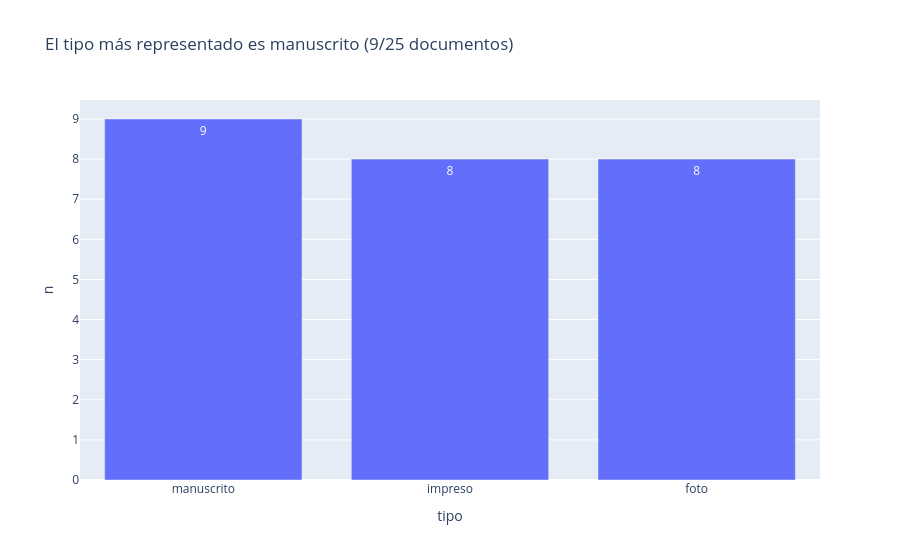
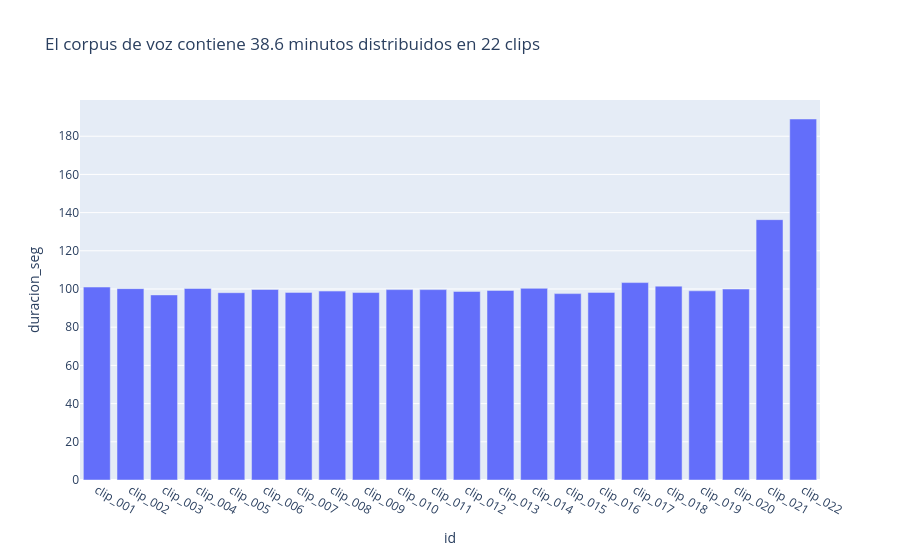
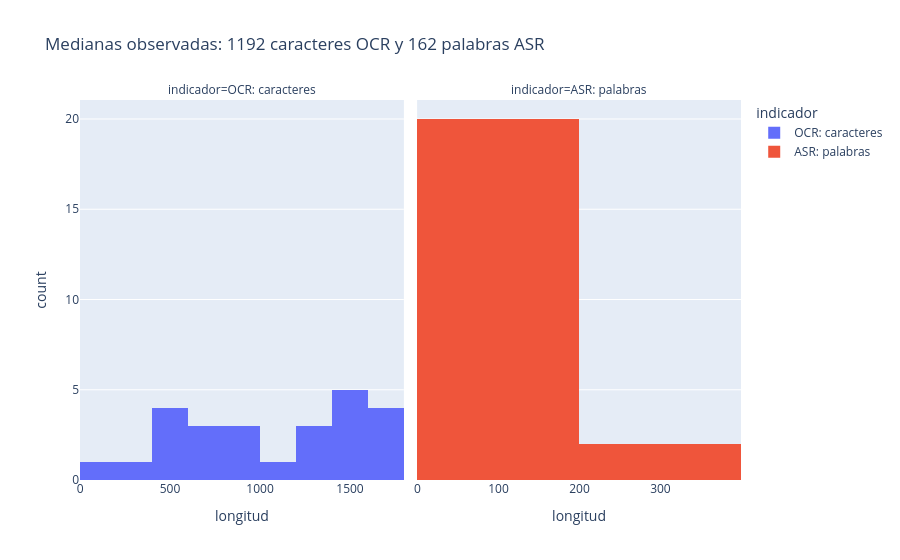

Source (notebook cell) for these figures, in order:
### Markdown cell above
## Tres gráficos y comprobación de extremos

Los gráficos usan Plotly Express. Los títulos expresan resultados observados y las unidades se mantienen separadas para OCR y ASR. Se adjunta también una imagen estática para la visualización directa en GitHub.

### Code cell
figuras = analisis_exploratorio()
for i, figura in enumerate(figuras, 1):
    figura.show()
    png = DATOS/'graficos'/f'eda_{i}.png'
    if png.exists(): display(Image(filename=str(png)))

### Figure 1 — Plotly figure (JSON) as saved in the notebook; plotly's stock layout.template omitted (floating-point values rounded to 4 significant figures)
{"data": [{"hovertemplate": "tipo=%{x}<br>n=%{text}<extra></extra>", "legendgroup": "", "marker": {"color": "#636efa", "pattern": {"shape": ""}}, "name": "", "orientation": "v", "showlegend": false, "text": [9.0, 8.0, 8.0], "textposition": "auto", "type": "bar", "x": ["manuscrito", "impreso", "foto"], "xaxis": "x", "y": [9, 8, 8], "yaxis": "y"}], "layout": {"barmode": "relative", "legend": {"tracegroupgap": 0}, "title": {"text": "El tipo más representado es manuscrito (9/25 documentos)"}, "xaxis": {"anchor": "y", "domain": [0.0, 1.0], "title": {"text": "tipo"}}, "yaxis": {"anchor": "x", "domain": [0.0, 1.0], "title": {"text": "n"}}}}

### Figure 2 — Plotly figure (JSON) as saved in the notebook; plotly's stock layout.template omitted (floating-point values rounded to 4 significant figures)
{"data": [{"hovertemplate": "id=%{x}<br>duracion_seg=%{y}<extra></extra>", "legendgroup": "", "marker": {"color": "#636efa", "pattern": {"shape": ""}}, "name": "", "orientation": "v", "showlegend": false, "textposition": "auto", "type": "bar", "x": ["clip_001", "clip_002", "clip_003", "clip_004", "clip_005", "clip_006", "clip_007", "clip_008", "clip_009", "clip_010", "clip_011", "clip_012", "clip_013", "clip_014", "clip_015", "clip_016", "clip_017", "clip_018", "clip_019", "clip_020", "clip_021", "clip_022"], "xaxis": "x", "y": [101.0, 100.2, 96.91, 100.3, 98.07, 99.76, 98.23, 98.91, 98.14, 99.68, 99.68, 98.74, 99.25, 100.4, 97.59, 98.23, 103.4, 101.5, 99.05, 99.97, 136.3, 189.0], "yaxis": "y"}], "layout": {"barmode": "relative", "legend": {"tracegroupgap": 0}, "title": {"text": "El corpus de voz contiene 38.6 minutos distribuidos en 22 clips"}, "xaxis": {"anchor": "y", "domain": [0.0, 1.0], "title": {"text": "id"}}, "yaxis": {"anchor": "x", "domain": [0.0, 1.0], "title": {"text": "duracion_seg"}}}}

### Figure 3 — Plotly figure (JSON) as saved in the notebook; plotly's stock layout.template omitted (floating-point values rounded to 4 significant figures)
{"data": [{"bingroup": "x", "hovertemplate": "indicador=OCR: caracteres<br>longitud=%{x}<br>count=%{y}<extra></extra>", "legendgroup": "OCR: caracteres", "marker": {"color": "#636efa", "pattern": {"shape": ""}}, "name": "OCR: caracteres", "nbinsx": 12, "orientation": "v", "showlegend": true, "type": "histogram", "x": [745, 1428, 1575, 1765, 1529, 1316, 1656, 1661, 842, 1623, 185, 1192, 513, 1551, 640, 429, 953, 1301, 1538, 1255, 436, 480, 320, 764, 890], "xaxis": "x", "yaxis": "y"}, {"bingroup": "x", "hovertemplate": "indicador=ASR: palabras<br>longitud=%{x}<br>count=%{y}<extra></extra>", "legendgroup": "ASR: palabras", "marker": {"color": "#EF553B", "pattern": {"shape": ""}}, "name": "ASR: palabras", "nbinsx": 12, "orientation": "v", "showlegend": true, "type": "histogram", "x": [171, 149, 142, 160, 134, 161, 164, 157, 165, 165, 154, 168, 158, 152, 147, 164, 181, 177, 149, 170, 287, 373], "xaxis": "x2", "yaxis": "y2"}], "layout": {"annotations": [{"font": {}, "showarrow": false, "text": "indicador=OCR: caracteres", "x": 0.245, "xanchor": "center", "xref": "paper", "y": 1.0, "yanchor": "bottom", "yref": "paper"}, {"font": {}, "showarrow": false, "text": "indicador=ASR: palabras", "x": 0.755, "xanchor": "center", "xref": "paper", "y": 1.0, "yanchor": "bottom", "yref": "paper"}], "barmode": "relative", "legend": {"title": {"text": "indicador"}, "tracegroupgap": 0}, "title": {"text": "Medianas observadas: 1192 caracteres OCR y 162 palabras ASR"}, "xaxis": {"anchor": "y", "domain": [0.0, 0.49], "title": {"text": "longitud"}}, "xaxis2": {"anchor": "y2", "domain": [0.51, 1.0], "title": {"text": "longitud"}}, "yaxis": {"anchor": "x", "domain": [0.0, 1.0], "title": {"text": "count"}}, "yaxis2": {"anchor": "x2", "domain": [0.0, 1.0], "matches": "y", "showticklabels": false}}}
